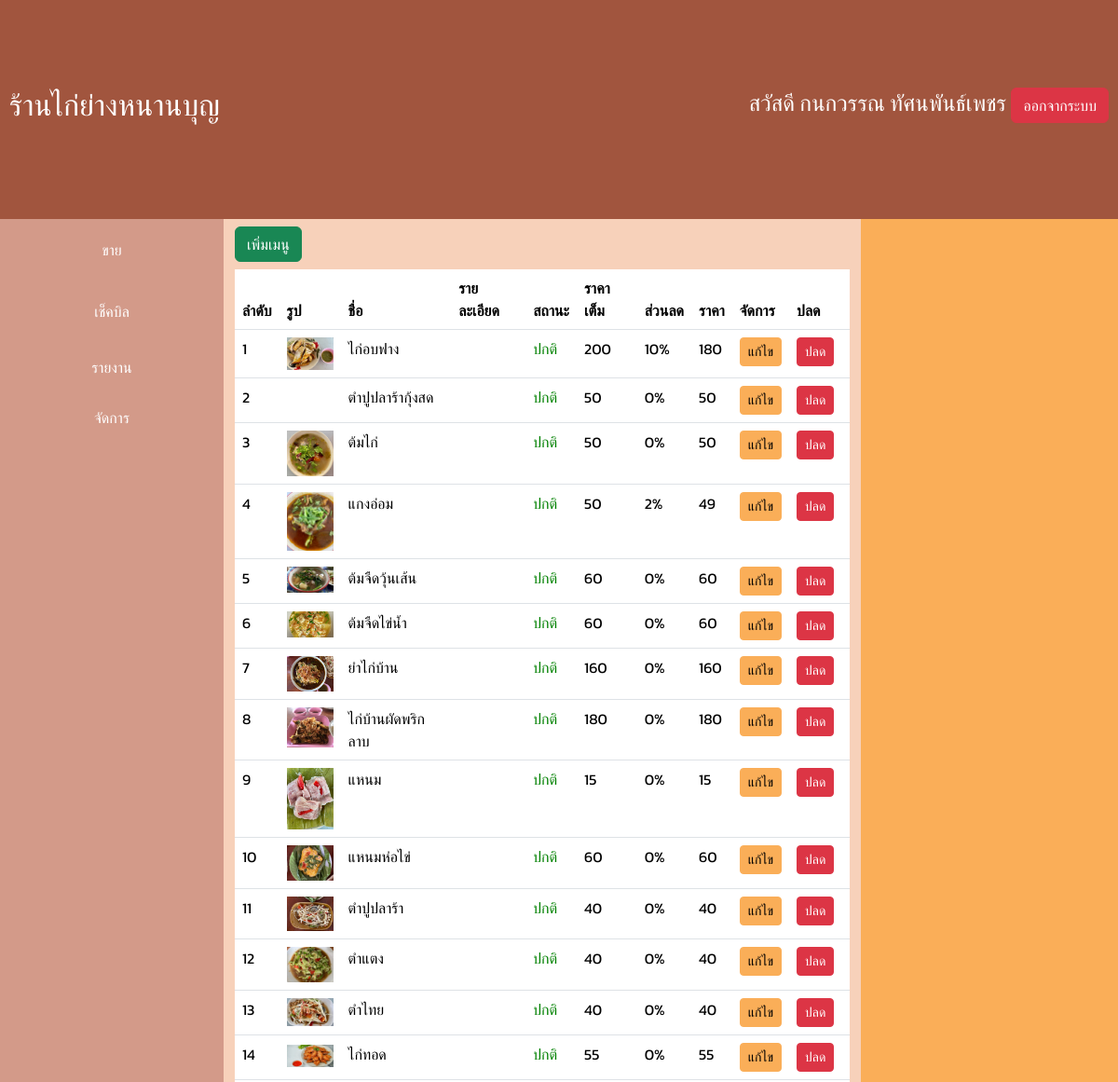
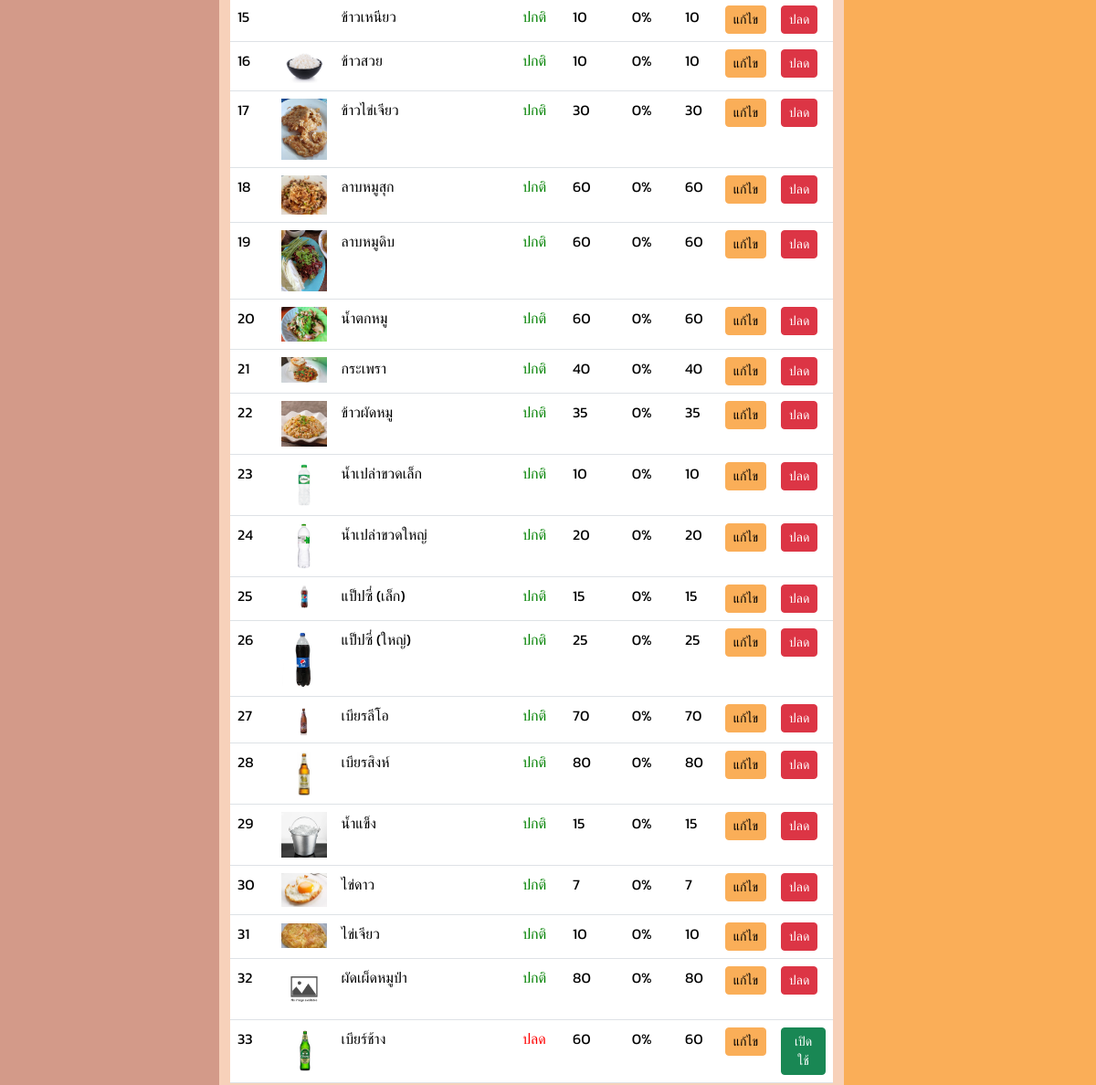
Page /home.php?page=admin-menus (signed in) on the committed database (2 pictures, top to bottom).
### tables this page shows
CREATE TABLE `menus` (
  `id` int(11) NOT NULL,
  `name` varchar(50) NOT NULL,
  `price` float NOT NULL,
  `detail` varchar(255) NOT NULL,
  `image` varchar(255) DEFAULT NULL,
  `status` tinyint(1) NOT NULL,
  `categorieId` int(11) NOT NULL,
  `discount` int(11) NOT NULL
);

### pages/admin-menus.php (the view, shortened to what this page needs)
<?php
$sql = "SELECT * FROM menus  ORDER BY `status` DESC";
$qr = mysqli_query($conn, $sql);
?>
<html>
<div class="container">
    <a href="/nb_res/home.php?page=admin-menuAdd" class="btn btn-success my-2">เพิ่มเมนู</a>
    <table class="table">
        <thead class="thead-dark">
            <tr>
                <th scope="col">ลำดับ</th>
                <th scope="col">รูป</th>
                <th scope="col">ชื่อ</th>
                <th scope="col">รายละเอียด</th>
                <th scope="col">สถานะ</th>
                <th scope="col">ราคาเต็ม</th>
                <th scope="col">ส่วนลด</th>
                <th scope="col">ราคา</th>
                <th scope="col">จัดการ</th>
                <th scope="col">ปลด</th>
            </tr>
        </thead>
        <tbody>
            <?php
            $index = 0;
            while ($row = mysqli_fetch_assoc($qr)) {
                $index++;
            ?>
                <tr>
                    <td><?= $index ?></td>
                    <td><img src="./images/<?php echo $row["image"] == null ? "NoImage.jpg" : $row["image"] ?>" alt="" width="50px"></td>
                    <td><?= $row["name"] ?></td>
                    <td><?= $row["detail"] ?></td>
                    <td><span style="color:<?= $row["status"] == 0 ? 'red' : 'green' ?>">
                            <?= $row["status"] == 0 ? "ปลด" : "ปกติ" ?></td>
                    <td><?= $row["price"] ?></td>
                    <td><?= $row["discount"] ?>%</td>
                    <td><?= $row["price"] - ($row["price"] * $row["discount"] / 100) ?></td>
                    <td><a href="/nb_res/home.php?page=admin-menuEdit&id=<?= $row["id"] ?>" class="btn btn-warning btn-sm">แก้ไข</a></td>
                    <td>
                        <?= $row["status"] == 0 ? '<button class="btn btn-success btn-sm" id="active" onclick="userActive(\'' . $row['name'] . '\', ' . $row['id'] . ')">เปิดใช้</button>' : '<button class="btn btn-danger btn-sm" id="userRemove" onclick="userRemove(\'' . $row['name'] . '\', ' . $row['id'] . ')">ปลด</button>' ?>
                    </td>
                </tr>
            <?php
            }
            ?>
        </tbody>
    </table>
</div>
</html>

### css/gobalstyle.css (style rules this page uses)
* { font-family: 'kanit', sans-serif; }

### css/home.css (style rules this page uses)
body { margin: 0; height: 100vh; overflow: hidden; }

### home.php (style rules this page uses)
a { text-decoration: none; color: inherit; }

### pages/admin-menus.php (style rules this page uses)
.btn-warning { background-color: #faae58; border-color: #faae58; }

### rows in the picture
menus: image (picture), name "ไก่อบฟาง", status "ปกติ", price "200", discount "10", $row["price"] - ($row["price"] * $row["discount"] / 100) "180"
menus: name "ตำปูปลาร้ากุ้งสด", status "ปกติ", price "50", discount "0", $row['price']-($row['price']*$row['discount']/100) "50"
menus: image (picture), name "ต้มไก่", status "ปกติ", price "50", discount "0", $row['price']-($row['price']*$row['discount']/100) "50"
menus: image (picture), name "แกงอ่อม", status "ปกติ", price "50", discount "2", $row["price"] - ($row["price"] * $row["discount"] / 100) "49"
menus: image (picture), name "ต้มจืดวุ้นเส้น", status "ปกติ", price "60", discount "0", $row['price']-($row['price']*$row['discount']/100) "60"
menus: image (picture), name "ต้มจืดไข่น้ำ", status "ปกติ", price "60", discount "0", $row['price']-($row['price']*$row['discount']/100) "60"
menus: image (picture), name "ยำไก่บ้าน", status "ปกติ", price "160", discount "0", $row['price']-($row['price']*$row['discount']/100) "160"
menus: image (picture), name "ไก่บ้านผัดพริกลาบ", status "ปกติ", price "180", discount "0", $row['price']-($row['price']*$row['discount']/100) "180"
menus: image (picture), name "แหนม", status "ปกติ", price "15", discount "0", $row['price']-($row['price']*$row['discount']/100) "15"
menus: image (picture), name "แหนมห่อไข่", status "ปกติ", price "60", discount "0", $row['price']-($row['price']*$row['discount']/100) "60"
menus: image (picture), name "ตำปูปลาร้า", status "ปกติ", price "40", discount "0", $row['price']-($row['price']*$row['discount']/100) "40"
menus: image (picture), name "ตำแตง", status "ปกติ", price "40", discount "0", $row['price']-($row['price']*$row['discount']/100) "40"
menus: image (picture), name "ตำไทย", status "ปกติ", price "40", discount "0", $row['price']-($row['price']*$row['discount']/100) "40"
menus: image (picture), name "ไก่ทอด", status "ปกติ", price "55", discount "0", $row['price']-($row['price']*$row['discount']/100) "55"
menus: name "ข้าวเหนียว", status "ปกติ", price "10", discount "0", $row['price']-($row['price']*$row['discount']/100) "10"
menus: image (picture), name "ข้าวสวย", status "ปกติ", price "10", discount "0", $row['price']-($row['price']*$row['discount']/100) "10"
menus: image (picture), name "ข้าวไข่เจียว", status "ปกติ", price "30", discount "0", $row['price']-($row['price']*$row['discount']/100) "30"
menus: image (picture), name "ลาบหมูสุก", status "ปกติ", price "60", discount "0", $row['price']-($row['price']*$row['discount']/100) "60"
menus: image (picture), name "ลาบหมูดิบ", status "ปกติ", price "60", discount "0", $row['price']-($row['price']*$row['discount']/100) "60"
menus: image (picture), name "น้ำตกหมู", status "ปกติ", price "60", discount "0", $row['price']-($row['price']*$row['discount']/100) "60"
menus: image (picture), name "กระเพรา", status "ปกติ", price "40", discount "0", $row['price']-($row['price']*$row['discount']/100) "40"
menus: image (picture), name "ข้าวผัดหมู", status "ปกติ", price "35", discount "0", $row['price']-($row['price']*$row['discount']/100) "35"
menus: image (picture), name "น้ำเปล่าขวดเล็ก", status "ปกติ", price "10", discount "0", $row['price']-($row['price']*$row['discount']/100) "10"
menus: image (picture), name "น้ำเปล่าขวดใหญ่", status "ปกติ", price "20", discount "0", $row['price']-($row['price']*$row['discount']/100) "20"
menus: image (picture), name "แป็ปซี่ (เล็ก)", status "ปกติ", price "15", discount "0", $row['price']-($row['price']*$row['discount']/100) "15"
menus: image (picture), name "แป็ปซี่ (ใหญ่)", status "ปกติ", price "25", discount "0", $row['price']-($row['price']*$row['discount']/100) "25"
menus: image (picture), name "เบียรลีโอ", status "ปกติ", price "70", discount "0", $row['price']-($row['price']*$row['discount']/100) "70"
menus: image (picture), name "เบียรสิงห์", status "ปกติ", price "80", discount "0", $row['price']-($row['price']*$row['discount']/100) "80"
menus: image (picture), name "น้ำแข็ง", status "ปกติ", price "15", discount "0", $row['price']-($row['price']*$row['discount']/100) "15"
menus: image (picture), name "ไข่ดาว", status "ปกติ", price "7", discount "0", $row['price']-($row['price']*$row['discount']/100) "7"
menus: image (picture), name "ไข่เจียว", status "ปกติ", price "10", discount "0", $row['price']-($row['price']*$row['discount']/100) "10"
menus: name "ผัดเผ็ดหมูป่า", status "ปกติ", price "80", discount "0", $row['price']-($row['price']*$row['discount']/100) "80"
menus: image (picture), name "เบียร์ช้าง", status "ปลด", price "60", discount "0", $row['price']-($row['price']*$row['discount']/100) "60"

### other values in the picture
$_SESSION['user']['name'] "กนกวรรณ"
$_SESSION['user']['surname'] "ทัศนพันธ์เพชร"
